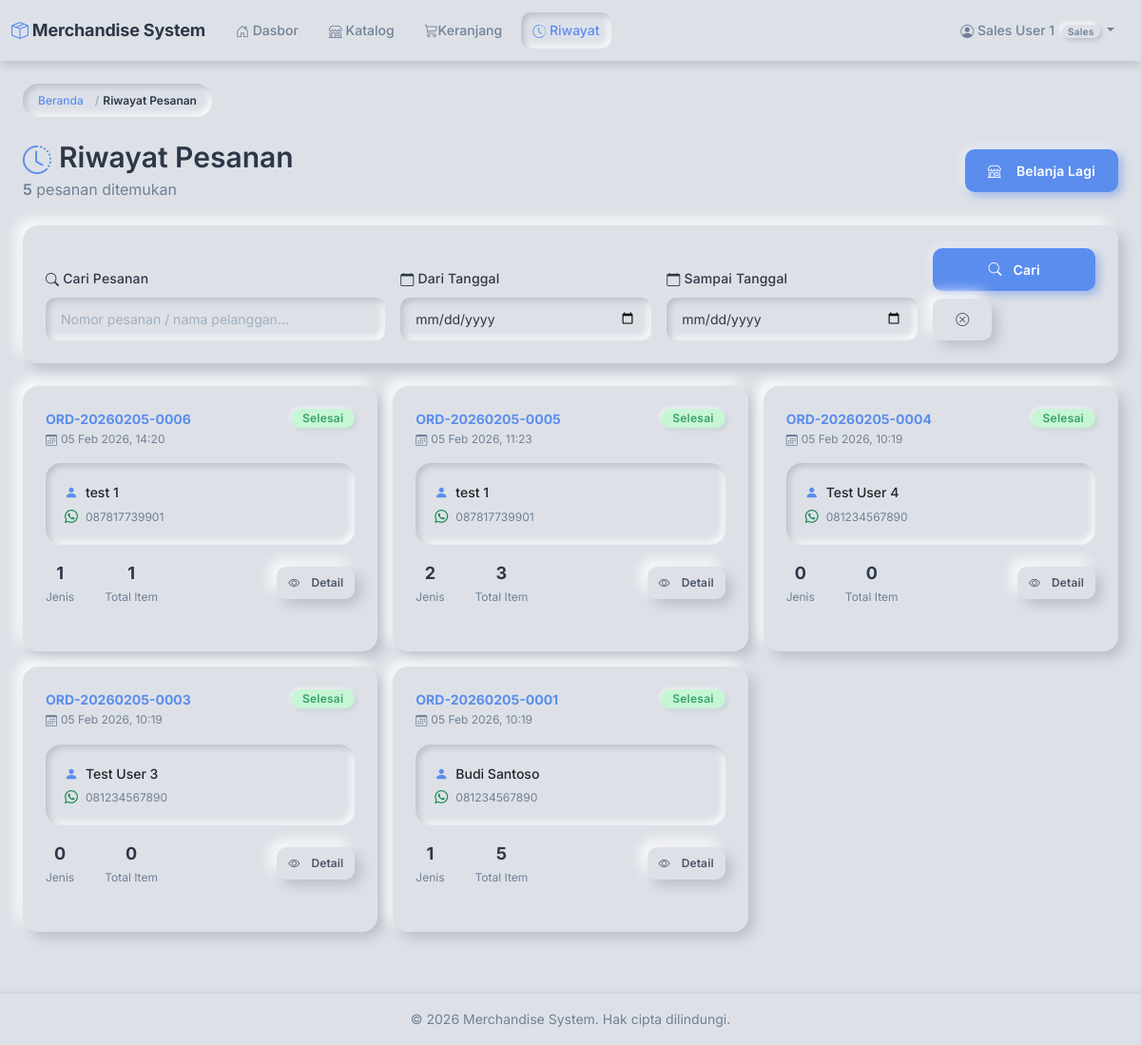
The page /orders/riwayat/ (signed in) on the database as committed earlier.
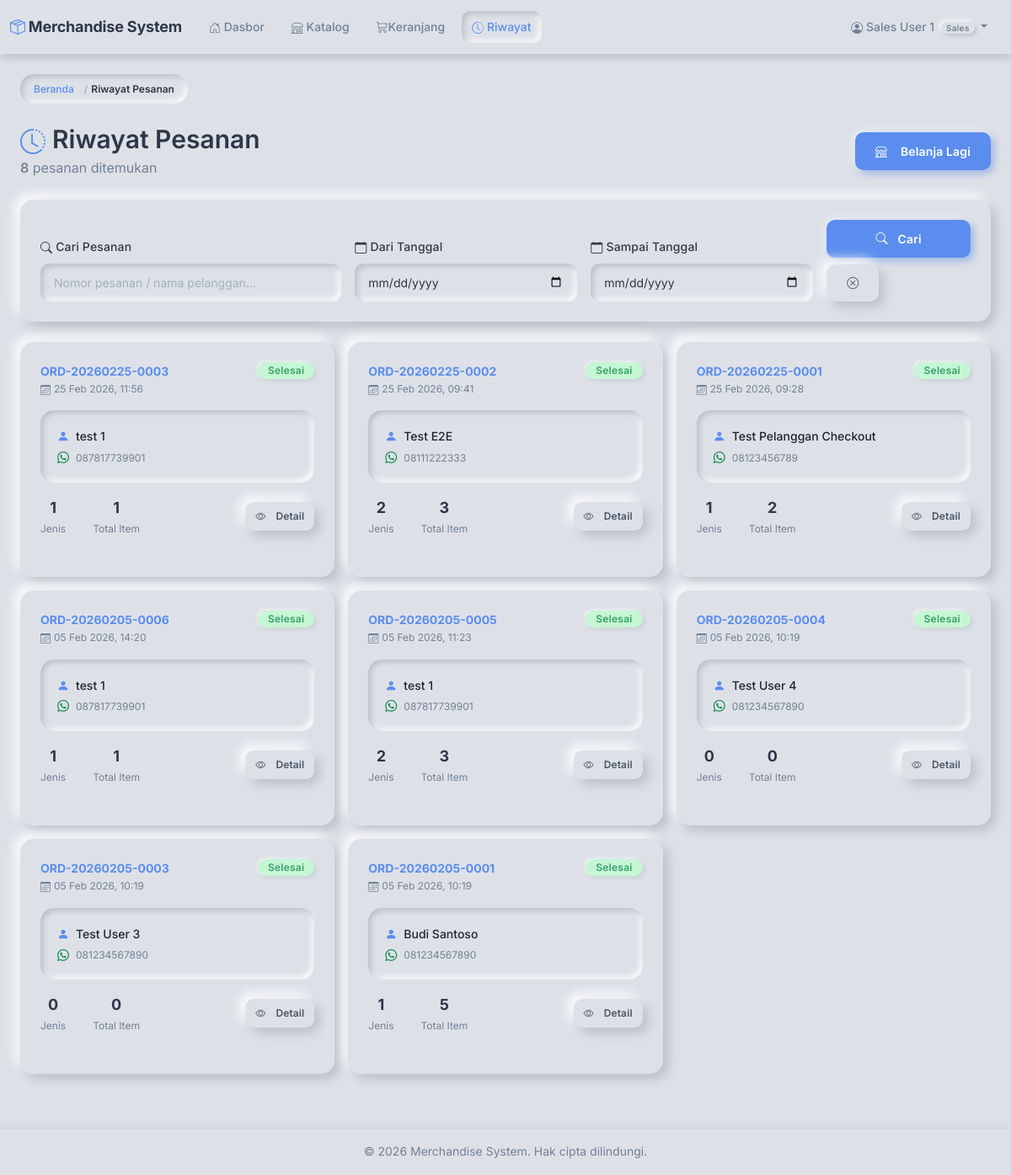
The same page on the database as committed later.
### orders/models.py (models this page shows, shortened)
class Order(models.Model):
    order_number = models.CharField(
        max_length=50,
        unique=True,
        help_text='Auto-generated order number (ORD-YYYYMMDD-XXXX)'
    )
    customer_name = models.CharField(
        max_length=200,
        help_text='Customer full name'
    )
    customer_phone = models.CharField(
        max_length=20,
        help_text='Customer WhatsApp number'
    )
    sales_user = models.ForeignKey(
        settings.AUTH_USER_MODEL,
        on_delete=models.PROTECT,
        related_name='orders',
        help_text='Sales user who created this order'
    )
    notes = models.TextField(
        blank=True,
        help_text='Additional notes or comments'
    )
    created_at = models.DateTimeField(
        auto_now_add=True,
        help_text='Order creation timestamp'
    )
    class Meta:
        db_table = 'orders'
        verbose_name = 'Order'
        verbose_name_plural = 'Orders'
        ordering = ['-created_at']

### orders/cart_views.py (the view)
# urls.py: path('riwayat/', cart_views.my_orders, name='my_orders'),
@sales_required
def my_orders(request):
    from django.db.models import Count, Sum, Q
    from orders.models import Order
    search = request.GET.get('search', '')
    date_from = request.GET.get('date_from', '')
    date_to = request.GET.get('date_to', '')
    orders = (
        Order.objects
        .filter(sales_user=request.user)
        .select_related('sales_user')
        .annotate(
            item_count=Count('items'),
            total_quantity=Sum('items__quantity'),
        )
        .order_by('-created_at')
    )
    if search:
        orders = orders.filter(
            Q(order_number__icontains=search) |
            Q(customer_name__icontains=search) |
            Q(customer_phone__icontains=search)
        )
    if date_from:
        orders = orders.filter(created_at__date__gte=date_from)
    if date_to:
        orders = orders.filter(created_at__date__lte=date_to)
    context = {
        'orders': orders,
        'search': search,
        'date_from': date_from,
        'date_to': date_to,
        'total_count': orders.count(),
    }
    return render(request, 'orders/my_orders.html', context)

### accounts/models.py (called while the page is built)
    @property
    def is_admin(self):
        return self.role == self.Role.ADMIN

    @property
    def is_sales(self):
        return self.role == self.Role.SALES

### orders/cart.py (called while the page is built)
    def get_total_quantity(self):
        return sum(item.get('quantity', 0) for item in self.cart.values())

    def get_total_unique(self):
        return len(self.cart)

### orders/context_processors.py (called while the page is built)
def cart_context(request):
    if request.user.is_authenticated and hasattr(request.user, 'is_sales') and request.user.is_sales:
        cart = Cart(request)
        return {
            'navbar_cart_total': cart.get_total_quantity(),
            'navbar_cart_unique': cart.get_total_unique(),
        }
    return {
        'navbar_cart_total': 0,
        'navbar_cart_unique': 0,
    }

### templates/orders/my_orders.html (shortened to what the changed rows need)
{% extends 'base.html' %}
{% block content %}
<div class="container-fluid">
    <div class="row mb-4 align-items-center">
        <div class="col">
            <h2 class="mb-1">
                <i class="bi bi-clock-history me-2" style="color: var(--color-accent);"></i>Riwayat Pesanan
            </h2>
            <p class="text-muted mb-0">
                <span class="fw-semibold">{{ total_count }}</span> pesanan ditemukan
            </p>
        </div>
    </div>
    {% if orders %}
    <div class="row g-3">
        {% for order in orders %}
        <div class="col-12 col-sm-6 col-lg-4">
            <div class="card h-100 order-card"
                 onclick="window.location='{% url 'orders:order_detail' order.pk %}'">
                <div class="card-body p-4">
                    <div class="d-flex justify-content-between align-items-start mb-3">
                        <div>
                            <div class="fw-bold text-accent" style="font-size: var(--text-sm);">
                                {{ order.order_number }}
                            </div>
                            <div class="text-muted" style="font-size: var(--text-xs);">
                                <i class="bi bi-calendar3 me-1"></i>{{ order.created_at|date:"d M Y, H:i" }}
                            </div>
                        </div>
                        <span class="badge bg-success">Selesai</span>
                    </div>
                    <div class="neu-inset-box mb-3">
                        <div class="d-flex align-items-center gap-2 mb-1">
                            <i class="bi bi-person-fill text-accent" style="font-size: var(--text-sm);"></i>
                            <span class="fw-medium" style="font-size: var(--text-sm);">{{ order.customer_name }}</span>
                        </div>
                        <div class="d-flex align-items-center gap-2">
                            <i class="bi bi-whatsapp text-success" style="font-size: var(--text-sm);"></i>
                            <span class="text-muted" style="font-size: var(--text-xs);">{{ order.customer_phone }}</span>
                        </div>
                    </div>
                    <div class="d-flex align-items-center gap-3">
                        <div class="text-center">
                            <div class="fw-bold" style="color: var(--color-text-dark); font-size: var(--text-lg);">
                                {{ order.item_count|default:"0" }}
                            </div>
                            <div class="text-muted" style="font-size: var(--text-xs);">Jenis</div>
                        </div>
                        <div class="text-center">
                            <div class="fw-bold" style="color: var(--color-text-dark); font-size: var(--text-lg);">
                                {{ order.total_quantity|default:"0" }}
                            </div>
                            <div class="text-muted" style="font-size: var(--text-xs);">Total Item</div>
                        </div>
                        <div class="ms-auto">
                            <a href="{% url 'orders:order_detail' order.pk %}"
                               class="btn btn-secondary btn-sm"
                               onclick="event.stopPropagation();"
                               title="Lihat Detail">
                                <i class="bi bi-eye me-1"></i>Detail
                            </a>
                        </div>
                    </div>
                </div>
            </div>
        </div>
        {% endfor %}
    </div>
    {% endif %}
</div>
{% endblock %}

Rows that differ between the two databases and show on the page:
added Order: order_number "ORD-20260225-0003", created_at "25 Feb 2026, 11:56", customer_name "test 1", customer_phone "087817739901", item_count "1", total_quantity "1"
added Order: order_number "ORD-20260225-0002", created_at "25 Feb 2026, 09:41", customer_name "Test E2E", customer_phone "08111222333", item_count "2", total_quantity "3"
added Order: order_number "ORD-20260225-0001", created_at "25 Feb 2026, 09:28", customer_name "Test Pelanggan Checkout", customer_phone "08123456789", item_count "1", total_quantity "2"
Other text that changed with them:
{{ total_count }}: "5" → "8"
